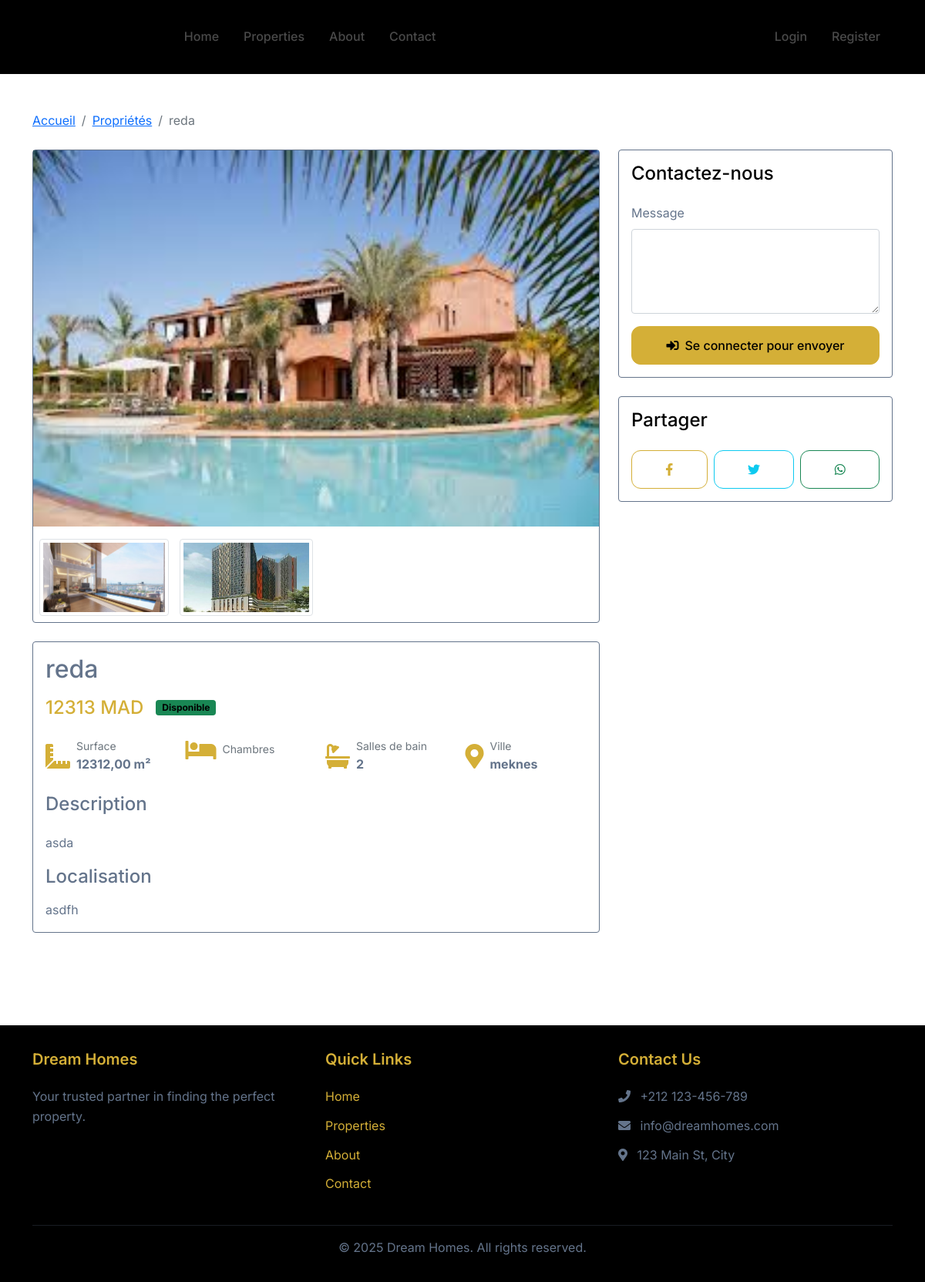
/properties/3/, run on the app's committed database.
### properties/models.py (models this page shows, shortened)
class Property(models.Model):
    PROPERTY_TYPES = [
        ('house', _('House')),
        ('apartment', _('Apartment')),
        ('villa', _('Villa')),
        ('office', _('Office')),
        ('land', _('Land')),
    ]
    LISTING_TYPES = [
        ('sale', _('For Sale')),
        ('rent', _('For Rent')),
    ]
    title = models.CharField(_('Title'), max_length=200)
    title_ar = models.CharField(_('Titre (Arabe)'), max_length=200, blank=True)
    description = models.TextField(_('Description'))
    description_ar = models.TextField(_('Description (Arabe)'), blank=True)
    price = models.DecimalField(_('Price'), max_digits=12, decimal_places=2)
    property_type = models.CharField(_('Property Type'), max_length=20, choices=PROPERTY_TYPES, default='house')
    listing_type = models.CharField(_('Listing Type'), max_length=20, choices=LISTING_TYPES, default='sale')
    size = models.DecimalField(_('Size (m²)'), max_digits=10, decimal_places=2)
    bedrooms = models.IntegerField(_('Bedrooms'), null=True, blank=True)
    bathrooms = models.IntegerField(_('Bathrooms'), null=True, blank=True)
    location = models.CharField(_('Location'), max_length=200, default='Not specified')
    city = models.CharField(_('City'), max_length=100)
    address = models.CharField(_('Address'), max_length=255)
    image = models.ImageField(_('Main Image'), upload_to='properties/', null=True, blank=True)
    slug = models.SlugField(_('Slug'), unique=True, blank=True)
    featured = models.BooleanField(_('Featured'), default=False)
    available = models.BooleanField(_('Disponible'), default=True)
    created_at = models.DateTimeField(_('Created At'), auto_now_add=True)
    updated_at = models.DateTimeField(_('Updated At'), auto_now=True)
    agent = models.ForeignKey(User, on_delete=models.SET_NULL, related_name='properties', null=True, blank=True)
    total_views = models.PositiveIntegerField(_('Total Views'), default=0)
    viewed_by = models.ManyToManyField(
        User,
        through='PropertyView',
        related_name='viewed_properties',
        verbose_name=_('Viewed By')
    )
    class Meta:
        verbose_name = _('Property')
        verbose_name_plural = _('Properties')
        ordering = ['-created_at']
    def save(self, *args, **kwargs):
        if not self.slug:
            self.slug = slugify(self.title)
        super().save(*args, **kwargs)
    def increment_views(self, user=None):
        self.total_views += 1
        self.save()

class PropertyImage(models.Model):
    property = models.ForeignKey(
        Property,
        on_delete=models.CASCADE,
        related_name='images',
        verbose_name=_('Propriété')
    )
    image = models.ImageField(
        upload_to='properties/images/',
        verbose_name=_('Image')
    )
    alt_text = models.CharField(
        max_length=255,
        blank=True,
        verbose_name=_('Texte alternatif')
    )
    order = models.PositiveIntegerField(
        default=0,
        verbose_name=_('Ordre')
    )
    created_at = models.DateTimeField(
        auto_now_add=True,
        verbose_name=_('Date de création')
    )
    class Meta:
        verbose_name = _('Image de propriété')
        verbose_name_plural = _('Images de propriétés')
        ordering = ['order', 'created_at']

### properties/views.py (the view)
# urls.py: path('<int:pk>/', views.property_detail, name='property_detail'),
def property_detail(request, pk):
    property = get_object_or_404(Property, pk=pk)
    property.increment_views(request.user)
    similar_properties = Property.objects.filter(
        Q(property_type=property.property_type) |
        Q(city=property.city)
    ).exclude(id=property.id)[:3]
    if request.method == 'POST':
        inquiry_form = PropertyInquiryForm(request.POST)
        if inquiry_form.is_valid():
            inquiry = inquiry_form.save(commit=False)
            inquiry.property = property
            inquiry.save()
            messages.success(request, _('Your inquiry has been sent successfully.'))
            return redirect('properties:property_detail', pk=pk)
    else:
        inquiry_form = PropertyInquiryForm()
    context = {
        'property': property,
        'similar_properties': similar_properties,
        'inquiry_form': inquiry_form,
    }
    return render(request, 'properties/property_detail.html', context)

### templates/properties/property_detail.html (shortened to what this page needs)
{% extends 'base.html' %}
{% load static %}
{% load i18n %}
{% block content %}
<div class="container py-5">
    <nav aria-label="breadcrumb" class="mb-4">
        <ol class="breadcrumb">
            <li class="breadcrumb-item"><a href="{% url 'home' %}">{% trans "Accueil" %}</a></li>
            <li class="breadcrumb-item"><a href="{% url 'properties:property_list' %}">{% trans "Propriétés" %}</a></li>
            <li class="breadcrumb-item active" aria-current="page">{{ property.title }}</li>
        </ol>
    </nav>
    <div class="row">
        <div class="col-lg-8">
            <div class="card mb-4">
                <div class="card-body p-0">
                    {% if property.image %}
                        <img src="{{ property.image.url }}" alt="{{ property.title }}" class="img-fluid w-100" style="max-height: 500px; object-fit: cover;">
                    {% endif %}
                    {% if property.images.all %}
                        <div class="row g-2 mt-2 px-2 pb-2">
                            {% for img in property.images.all %}
                                <div class="col-3">
                                    <img src="{{ img.image.url }}" alt="{{ img.alt_text }}" class="img-thumbnail" style="height: 100px; object-fit: cover;">
                                </div>
                            {% endfor %}
                        </div>
                    {% endif %}
                </div>
            </div>
            <div class="card mb-4">
                <div class="card-body">
                    <h1 class="h2 mb-3">{{ property.title }}</h1>
                    <div class="d-flex align-items-center mb-4">
                        <h3 class="h4 text-primary mb-0">{{ property.price|floatformat:0 }} {% trans "MAD" %}</h3>
                        {% if property.available %}
                            <span class="badge bg-success ms-3">{% trans "Disponible" %}</span>
                        {% else %}
                            <span class="badge bg-danger ms-3">{% trans "Non disponible" %}</span>
                        {% endif %}
                    </div>
                    <div class="row g-4 mb-4">
                        <div class="col-6 col-md-3">
                            <div class="d-flex align-items-center">
                                <i class="fas fa-ruler-combined text-primary fa-2x me-2"></i>
                                <div>
                                    <small class="text-muted d-block">{% trans "Surface" %}</small>
                                    <strong>{{ property.size }} m²</strong>
                                </div>
                            </div>
                        </div>
                        <div class="col-6 col-md-3">
                            <div class="d-flex align-items-center">
                                <i class="fas fa-bed text-primary fa-2x me-2"></i>
                                <div>
                                    <small class="text-muted d-block">{% trans "Chambres" %}</small>
                                </div>
                            </div>
                        </div>
                        <div class="col-6 col-md-3">
                            <div class="d-flex align-items-center">
                                <i class="fas fa-bath text-primary fa-2x me-2"></i>
                                <div>
                                    <small class="text-muted d-block">{% trans "Salles de bain" %}</small>
                                    <strong>{{ property.bathrooms }}</strong>
                                </div>
                            </div>
                        </div>
                        <div class="col-6 col-md-3">
                            <div class="d-flex align-items-center">
                                <i class="fas fa-map-marker-alt text-primary fa-2x me-2"></i>
                                <div>
                                    <small class="text-muted d-block">{% trans "Ville" %}</small>
                                    <strong>{{ property.city }}</strong>
                                </div>
                            </div>
                        </div>
                    </div>
                    <h4 class="mb-3">{% trans "Description" %}</h4>
                    <p class="mb-4">{{ property.description|linebreaks }}</p>
                    <h4 class="mb-3">{% trans "Localisation" %}</h4>
                    <p class="mb-0">{{ property.address }}</p>
                </div>
            </div>
        </div>
        <div class="col-lg-4">
            <div class="card mb-4">
                <div class="card-body">
                    <h4 class="card-title mb-4">{% trans "Contactez-nous" %}</h4>
                    <form method="post" action="{% url 'properties:contact_property' property.id %}">
                        {% if user.is_authenticated %}
                            <div class="alert alert-info">
                                <small>
                                    {% trans "Vous envoyez ce message en tant que" %} <strong>{{ user.get_full_name }}</strong>
                                    <br>
                                    {% trans "Email" %}: {{ user.email }}
                                    {% if user.profile.phone %}
                                    <br>
                                    {% trans "Téléphone" %}: {{ user.profile.phone }}
                                    {% endif %}
                                </small>
                            </div>
                            <div class="mb-3">
                                <label for="message" class="form-label">{% trans "Message" %}</label>
                                <textarea class="form-control" id="message" name="message" rows="4" required></textarea>
                            </div>
                            <button type="submit" class="btn btn-primary w-100">
                                <i class="fas fa-paper-plane me-2"></i>{% trans "Envoyer" %}
                            </button>
                        {% else %}
                            <div class="mb-3">
                                <label for="message" class="form-label">{% trans "Message" %}</label>
                                <textarea class="form-control" id="message" name="message" rows="4" required></textarea>
                            </div>
                            <a href="{% url 'accounts:login' %}?next={{ request.path }}" class="btn btn-primary w-100">
                                <i class="fas fa-sign-in-alt me-2"></i>{% trans "Se connecter pour envoyer" %}
                            </a>
                        {% endif %}
                    </form>
                </div>
            </div>
            <div class="card">
                <div class="card-body">
                    <h4 class="card-title mb-4">{% trans "Partager" %}</h4>
                    <div class="d-flex gap-2">
                        <a href="https://www.facebook.com/sharer/sharer.php?u={{ request.build_absolute_uri }}"
                           target="_blank" class="btn btn-outline-primary flex-grow-1">
                            <i class="fab fa-facebook-f"></i>
                        </a>
                        <a href="https://twitter.com/intent/tweet?url={{ request.build_absolute_uri }}&text={{ property.title }}"
                           target="_blank" class="btn btn-outline-info flex-grow-1">
                            <i class="fab fa-twitter"></i>
                        </a>
                        <a href="https://wa.me/?text={{ property.title }}%20{{ request.build_absolute_uri }}"
                           target="_blank" class="btn btn-outline-success flex-grow-1">
                            <i class="fab fa-whatsapp"></i>
                        </a>
                    </div>
                </div>
            </div>
        </div>
    </div>
</div>
{% endblock %}

### templates/base.html (shortened to what this page needs)
<!DOCTYPE html>
{% load static %}
{% load i18n %}
<html lang="en">
<head>
    <link href="https://cdn.jsdelivr.net/npm/bootstrap@5.1.3/dist/css/bootstrap.min.css" rel="stylesheet">
    <link rel="stylesheet" href="https://cdnjs.cloudflare.com/ajax/libs/font-awesome/5.15.4/css/all.min.css">
    <link href="{% static 'css/style.css' %}" rel="stylesheet">
</head>
<body>
    <nav class="navbar navbar-expand-lg navbar-dark bg-dark">
        <div class="container">
            <a class="navbar-brand" href="{% url 'home' %}">Dream Homes</a>
            <div class="collapse navbar-collapse" id="navbarNav">
                <ul class="navbar-nav me-auto">
                    <li class="nav-item">
                        <a class="nav-link" href="{% url 'home' %}">{% trans "Home" %}</a>
                    </li>
                    <li class="nav-item">
                        <a class="nav-link" href="{% url 'properties:property_list' %}">{% trans "Properties" %}</a>
                    </li>
                    <li class="nav-item">
                        <a class="nav-link" href="{% url 'about' %}">{% trans "About" %}</a>
                    </li>
                    <li class="nav-item">
                        <a class="nav-link" href="{% url 'contact' %}">{% trans "Contact" %}</a>
                    </li>
                </ul>
                <ul class="navbar-nav">
                    {% if user.is_authenticated %}
                        {% if user.is_superuser %}
                            <li class="nav-item">
                                <a class="nav-link" href="{% url 'dashboard:overview' %}">{% trans "Dashboard" %}</a>
                            </li>
                        {% endif %}
                        <li class="nav-item">
                            <a class="nav-link" href="{% url 'accounts:profile' %}">{% trans "Profile" %}</a>
                        </li>
                        <li class="nav-item">
                            <a class="nav-link" href="{% url 'accounts:logout' %}">{% trans "Logout" %}</a>
                        </li>
                    {% else %}
                        <li class="nav-item">
                            <a class="nav-link" href="{% url 'accounts:login' %}">{% trans "Login" %}</a>
                        </li>
                        <li class="nav-item">
                            <a class="nav-link" href="{% url 'accounts:register' %}">{% trans "Register" %}</a>
                        </li>
                    {% endif %}
                </ul>
            </div>
        </div>
    </nav>
    <main>
        {% block content %}{% endblock %}
    </main>
    <footer class="footer">
        <div class="container">
            <div class="row">
                <div class="col-md-4">
                    <h5 class="text-primary">Dream Homes</h5>
                    <p>Your trusted partner in finding the perfect property.</p>
                </div>
                <div class="col-md-4">
                    <h5 class="text-primary">Quick Links</h5>
                    <ul class="list-unstyled">
                        <li><a href="{% url 'home' %}">Home</a></li>
                        <li><a href="{% url 'properties:property_list' %}">Properties</a></li>
                        <li><a href="{% url 'about' %}">About</a></li>
                        <li><a href="{% url 'contact' %}">Contact</a></li>
                    </ul>
                </div>
                <div class="col-md-4">
                    <h5 class="text-primary">Contact Us</h5>
                    <ul class="list-unstyled">
                        <li><i class="fas fa-phone me-2"></i> +212 123-456-789</li>
                        <li><i class="fas fa-envelope me-2"></i> info@dreamhomes.com</li>
                        <li><i class="fas fa-map-marker-alt me-2"></i> 123 Main St, City</li>
                    </ul>
                </div>
            </div>
            <hr class="mt-4" style="border-color: var(--slate-gray);">
            <div class="text-center">
                <p class="mb-0">&copy; {% now "Y" %} Dream Homes. All rights reserved.</p>
            </div>
        </div>
    </footer>
</body>
</html>

### data on the page
Property: title "reda", image (picture), price "12313", size "12312,00", bathrooms "2", city "meknes", description "asda", address "asdfh"
PropertyImage: image (picture)
PropertyImage: image (picture)
